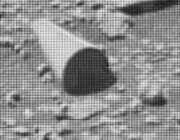
#> input picture figures/cylinder_crop_raw.png, 180 x 140 px
$ python generate_clean_delineation.py
#> lines starting #> are read from the running program, lines starting #| are printed output that depends on the picture; after the words box and inside, x2 and y2 are one past the last pixel; in counts of white or black regions, pixels touching at a corner belong together
import os, sys
ROOT_DIR = os.path.dirname(os.path.dirname(os.path.abspath(__file__)))
os.chdir(ROOT_DIR)
sys.path.insert(0, ROOT_DIR)
import cv2, numpy as np, matplotlib.pyplot as plt

raw = cv2.imread('figures/cylinder_crop_raw.png')
#> raw is the input picture: shape (140, 180, 3); min 21, max 237, mean 142.1
H, W, _ = raw.shape
#> H = 140; W = 180

# Mathematical parameters in raw crop space
# Front ellipse: cx=85.64, cy=73.14, a=26.91, b=22.60 (or a=25.96, b=16.45)
# Let's use the precise ellipse contour:
# We know from our transform:
# Center 1: (85.64, 73.14)
# Center 2: (38.57, 27.37)
# Upper tangent: (43.56, 18.48) -> (98.82, 49.68)
# Lower tangent: (30.89, 33.66) -> (65.39, 89.73)

# Create masks for the cylinder and shadow:
mask_cylinder = np.zeros((H, W), dtype=np.uint8)
mask_shadow = np.zeros((H, W), dtype=np.uint8)

# 1. Cylinder polygon in raw crop:
# Hull is enclosed by rear cap, upper tangent, front rim, and lower tangent:
# Let's generate points along rear cap arc, upper tangent, front rim arc, and lower tangent:
th_rear = np.linspace(np.arctan2(18.48 - 27.37, 43.56 - 38.57),
                      np.arctan2(33.66 - 27.37, 30.89 - 38.57) + 2*np.pi, 50)
# Rear cap is an ellipse with semi-axes ~10.2 / stretch
rear_pts = []
for t in np.linspace(1.8, 4.8, 30):
    # rear arc
    rx = 38.57 + 8.5 * np.cos(t) - 4.5 * np.sin(t)
    ry = 27.37 + 5.5 * np.cos(t) + 7.5 * np.sin(t)
    rear_pts.append([rx, ry])

# Front rim ellipse:
front_pts = []
phi = np.radians(53.96)
a_front = 25.96
b_front = 16.45
for t in np.linspace(-np.pi/2, np.pi/2, 50):
    ex = a_front * np.cos(t)
    ey = b_front * np.sin(t)
    # rotate by phi
    fx = 85.64 + ex * np.cos(phi) - ey * np.sin(phi)
    fy = 73.14 + ex * np.sin(phi) + ey * np.cos(phi)
    front_pts.append([fx, fy])

# Combine into precise hull polygon:
# Upper tangent: from ~ (43, 18) to (99, 50)
# Lower tangent: from (65, 90) to (31, 34)
poly_cyl = np.array([
    [38, 27], [40, 21], [44, 18], [60, 27], [80, 38], [99, 50],
    [104, 58], [107, 68], [105, 78], [98, 86], [86, 90], [74, 91], [65, 89],
    [52, 73], [42, 55], [33, 38], [31, 33], [33, 29]
], dtype=np.int32)

cv2.fillPoly(mask_cylinder, [poly_cyl], 255)
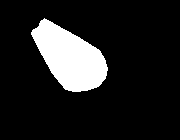
#> mask_cylinder: shape (140, 180); 13.2% white; 1 white region, box (x1, y1, x2, y2) and area: (31, 18, 108, 92) 3323

# 2. Shadow polygon:
# Dark shadow cast to the right of the front face:
# Pixels in raw crop with low DN to the right of front rim:
gray = cv2.cvtColor(raw, cv2.COLOR_BGR2GRAY)
shadow_dark = (gray < 85) & (gray > 20)
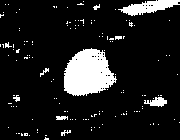
#> shadow_dark: shape (140, 180) bool; 11.5% white; 137 white regions (127 under 20 px), largest, box (x1, y1, x2, y2) and area: (64, 48, 117, 96) 1796, (118, 0, 180, 16) 518, (144, 97, 167, 107) 136
# Region of interest for shadow: X between 90 and 155, Y between 45 and 95
roi_shadow = np.zeros_like(shadow_dark)
roi_shadow[45:95, 95:155] = True
mask_shadow_raw = shadow_dark & roi_shadow
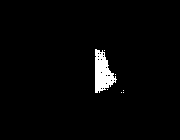
#> mask_shadow_raw: shape (140, 180) bool; 2.3% white; 7 white regions (6 under 20 px), largest, box (x1, y1, x2, y2) and area: (95, 49, 117, 93) 576

# Clean shadow mask with morphological closing
kernel = np.ones((3, 3), np.uint8)
mask_shadow = cv2.morphologyEx(mask_shadow_raw.astype(np.uint8)*255, cv2.MORPH_CLOSE, kernel)
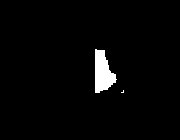
#> mask_shadow: shape (140, 180); 2.5% white; 2 white regions (1 under 20 px)
# Smooth contours
contours, _ = cv2.findContours(mask_shadow, cv2.RETR_EXTERNAL, cv2.CHAIN_APPROX_SIMPLE)
#> contours = 2 contours, 1 with area under 20; largest, box (x1, y1, x2, y2) and area: (95, 49, 117, 93) 565
mask_shadow_clean = np.zeros_like(mask_shadow)
if contours:
    c_max = max(contours, key=cv2.contourArea)
#> c_max = contour of 37 points, box (x1, y1, x2, y2) (95, 49, 117, 93), area 565
    cv2.drawContours(mask_shadow_clean, [c_max], -1, 255, -1)
#> mask_shadow_clean: shape (140, 180); 2.5% white; 1 white region, box (x1, y1, x2, y2) and area: (95, 49, 117, 93) 622

# Ensure shadow doesn't overlap cylinder:
mask_shadow_clean[mask_cylinder > 0] = 0
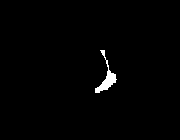
#> mask_shadow_clean: shape (140, 180); 1% white; 1 white region

# Create high-res professional visualization:
# Canvas with alpha overlay
overlay = raw.copy().astype(float)
# Red tint for cylinder:
color_cyl = np.array([25, 30, 255], dtype=float) # BGR: Bright Red/Coral
# Blue tint for shadow:
color_shad = np.array([255, 140, 0], dtype=float) # BGR: Deep Sky Blue

alpha_cyl = 0.42
alpha_shad = 0.48

for c in range(3):
    overlay[:, :, c] = np.where(mask_cylinder > 0,
                                (1 - alpha_cyl) * overlay[:, :, c] + alpha_cyl * color_cyl[c],
                                overlay[:, :, c])
    overlay[:, :, c] = np.where(mask_shadow_clean > 0,
                                (1 - alpha_shad) * overlay[:, :, c] + alpha_shad * color_shad[c],
                                overlay[:, :, c])
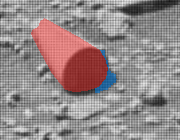
#> overlay: shape (140, 180, 3) float64; mean B, G, R 137.2, 136.9, 148.6

overlay = np.clip(overlay, 0, 255).astype(np.uint8)

# Draw crisp neon boundary lines:
contours_cyl, _ = cv2.findContours(mask_cylinder, cv2.RETR_EXTERNAL, cv2.CHAIN_APPROX_NONE)
cv2.drawContours(overlay, contours_cyl, -1, (40, 50, 255), 2, cv2.LINE_AA) # Red border

contours_sh, _ = cv2.findContours(mask_shadow_clean, cv2.RETR_EXTERNAL, cv2.CHAIN_APPROX_NONE)
#> contours_sh = 1 contour; box (x1, y1, x2, y2) and area: (95, 50, 117, 93) 205
cv2.drawContours(overlay, contours_sh, -1, (255, 190, 20), 2, cv2.LINE_AA) # Cyan/Blue border
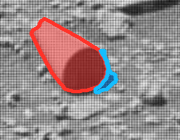
#> overlay: shape (140, 180, 3); mean B, G, R 137.1, 136.5, 150.2

# Save output
cv2.imwrite('figures/cylinder_red_shadow_blue_clean.png', overlay)
print('Generated cylinder_red_shadow_blue_clean.png successfully!')
